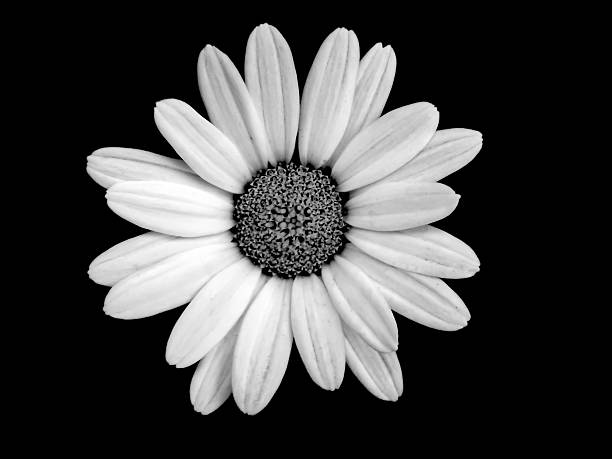
#> input picture W4/0. All/Code files/flower.jpg, 612 x 459 px
$ jupyter execute '1. The Convolution Operation in Image Processing.ipynb'
#> lines starting #> are read from the running program, lines starting #| are printed output that depends on the picture
# 1. The Convolution Operation in Image Processing

### About this notebook

This notebook was used in the 50.039 Deep Learning course at the Singapore University of Technology and Design.

**Author:** Matthieu DE MARI (matthieu_demari@sutd.edu.sg)

**Version:** 1.0 (10/02/2023)

**Requirements:**
- Python 3 (tested on v3.9.6)
- Matplotlib (tested on v3.5.1)
- Numpy (tested on v1.22.1)
- Pillow (tested on v9.3.0)
- Scipy (tested on v1.9.3)

### Imports

[cell 1]
# Matplotlib
import matplotlib.pyplot as plt
from matplotlib import cm
# Numpy
import numpy as np
# Pillow
from PIL import Image
# Scipy
from scipy.signal import correlate

### Loading an image for testing

To discuss the convolution operation, we will first load an image, from file, using the prompt below.

[cell 2]
# Open the image and convert it to grayscale
im = Image.open('flower.jpg').convert('L')

# Convert the image to a NumPy array
im_array = np.array(im)

# Print the shape of the array
print(im_array.shape)
#| (459, 612)

[cell 3]
# Display image in matplotlib
plt.imshow(im_array, cmap = 'gray')
plt.show()

### The convolution operation, explained

Convolution is a mathematical operation that is used to compute the output of a linear filter from an input image. It is a fundamental operation in image processing and computer vision, and is used to apply various kinds of image filters, such as blur, sharpen, edge detection, and so on. In the context of image processing, convolution is used to extract features from an image by applying a set of weights (also known as a kernel or filter) to each pixel in the image. The result of the convolution operation is a new image, where each pixel is a weighted sum of the pixels in the original image.

The convolution operation is applied to each pixel in the image, with the kernel being moved across the entire image. At each position, the kernel is multiplied element-wise with the pixels under it, and then the sum of these products is taken as the output value for that position.

In practice, the kernel is typically small, defined as a square matrix with odd dimensions (typically, $3 \times 3$ or $5 \times 5$) and the convolution is applied only over the valid pixels of the image.

Below, we have a $ 5 \times 5 $ image (in blue), being convolved by a $ 3 \times 3 $ kernel $ K $ (not shown), with values set as

$$ K = \frac{1}{9} \left( \begin{array}{ccc} 1 & 1 & 1 \\
1 & 1 & 1\\
1 & 1 & 1\\
\end{array} \right)$$

The result is a $ 3 \times 3 $ image (in green), and the pixel values are calculated by summing and averaging all the pixel values in the dark blue neighbourhood (rounded to one decimal). Do note that the image size has decreased after the convolution operation (from $ 5 \times 5 $ to $ 3 \times 3 $).

We implement the convolution operation in the function below.

[cell 4]
# Our convolution function
def convolution(image, kernel):
    # Flip the kernel (optional)
    kernel = np.flipud(np.fliplr(kernel))

    # Get the dimensions of the image and kernel
    image_rows, image_cols = image.shape
#> image_rows = 459; image_cols = 612
    kernel_rows, kernel_cols = kernel.shape

    # Convolve using Numpy
    output = correlate(image, kernel, mode = 'valid')
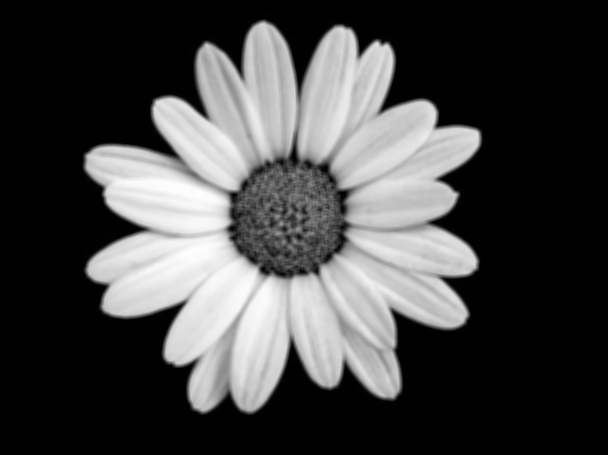
#> output: shape (455, 608) float64; min 0.04, max 254.4, mean 70.1

    # Note that this is equivalent to this
    '''
    # Loop through the image, applying the convolution
    output = np.zeros_like(image)
    for x in range(image_rows - kernel_rows + 1):
        for y in range(image_cols - kernel_cols + 1):
            output[x, y] = (kernel * image[x:x+kernel_rows, y:y+kernel_cols]).sum()
    '''
    return output

The magic for this operation then happens when deciding on a kernel to use. The kernel below will typically produce a new image, which consists of a blurred version of the input one. This is a typical image processing operation, commonly refered to as the blur kernel. The kernel simply consists of a square matrix, here defined as a $ 5 \times 5 $ one, containing constant values an equal values, summing up to 1. This kernel is applied to each pixel in the image by performing a 2-dimensional convolution with the image. The resulting value for each pixel is the average of the pixel values in its local neighborhood.

[cell 5]
# Blur kernel
kernel = np.array([[1, 1, 1, 1, 1],
                    [1, 1, 1, 1, 1],
                    [1, 1, 1, 1, 1],
                    [1, 1, 1, 1, 1],
                    [1, 1, 1, 1, 1]])/25
image_conv = convolution(im_array, kernel)
print(image_conv.shape)
#| (455, 608)

[cell 6]
# Display image in matplotlib
plt.imshow(image_conv, cmap = 'gray')
plt.show()

The effect of this transformation is an image that looks blurred, as shown below.

[cell 7]
# Blur
kernel = np.array([[1, 1, 1, 1, 1],
                    [1, 1, 1, 1, 1],
                    [1, 1, 1, 1, 1],
                    [1, 1, 1, 1, 1],
                    [1, 1, 1, 1, 1]])/25
image_conv_more = convolution(image_conv, kernel)
#> in convolution (call 2), `output = correlate(image, kernel, mode = 'valid')`:
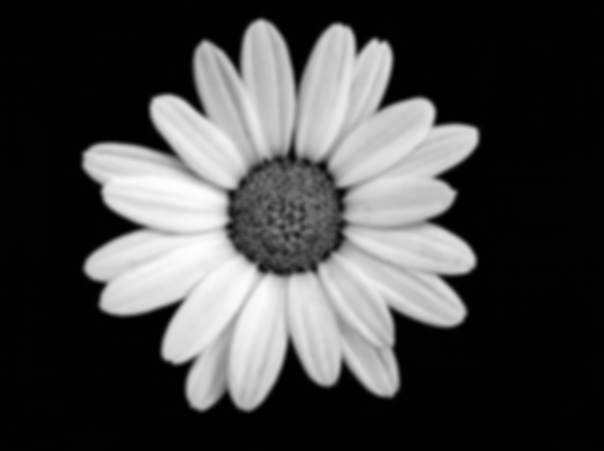
#> output: shape (451, 604) float64; min 0.323, max 253.8, mean 71.1
print(image_conv_more.shape)
#| (451, 604)

[cell 8]
# Display image in matplotlib
plt.imshow(image_conv_more, cmap = 'gray')
plt.show()

Convolutions can be applied multiple times in a row to increase the image transformation even more.

[cell 9]
# Blur
kernel = np.array([[1, 1, 1, 1, 1],
                    [1, 1, 1, 1, 1],
                    [1, 1, 1, 1, 1],
                    [1, 1, 1, 1, 1],
                    [1, 1, 1, 1, 1]])/25
image_conv_even_more = convolution(image_conv_more, kernel)
#> in convolution (call 3), `output = correlate(image, kernel, mode = 'valid')`:
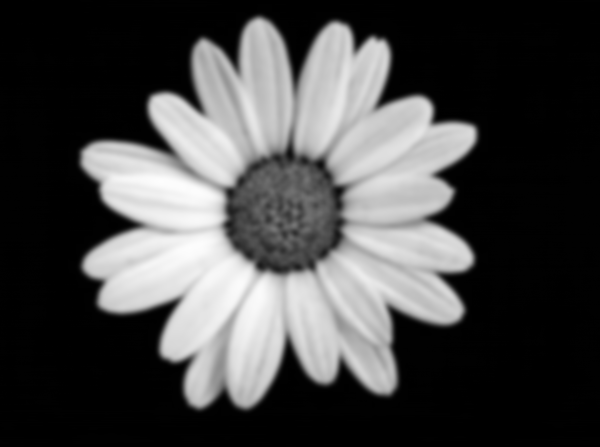
#> output: shape (447, 600) float64; min 0.525, max 253.3, mean 72.2
print(image_conv_even_more.shape)
#| (447, 600)

[cell 10]
# Display image in matplotlib
plt.imshow(image_conv_even_more, cmap = 'gray')
plt.show()

### Using the convolution operation for edge detection

Edge detection is a technique used in image processing to identify boundaries or edges in an image. One way to perform edge detection using convolutions is by applying a filter that is sensitive to changes in pixel intensity values.

The most common filter used for edge detection is the Prewitt filter, which is a $ 3 \times 3 $ convolution kernel that is applied to each pixel in the image. The Prewitt filter is designed to detect edges in the horizontal and vertical directions and can be represented by the following kernels:

$$ \left( \begin{array}{ccc} -1  & 0 & 1 \\
-1  & 0 & 1\\
-1  & 0 & 1\\
\end{array} \right)$$

and

$$ \left( \begin{array}{ccc} 1  & 1 & 1 \\
0 & 0 & 0\\
-1 & -1 & 1\\
\end{array} \right)$$

These kernels are applied to the image by performing a 2-dimensional convolution with the image. The resulting value for each pixel is an approximation of the gradient magnitude in the horizontal or vertical direction, which will correspond to image locations where there is a drastic change in the value of pixels (or in other words, an edge).

We show the effect of the horizontal and vertical Prewitt kernels, below.

[cell 11]
# Trying one kernel (Prewitt kernel for horizontal edges)
kernel1 = np.array([[1, 1, 1],[0, 0, 0],[-1, -1, -1]])
image_conv1 = convolution(im_array, kernel1)
#> in convolution (call 4), `output = correlate(image, kernel, mode = 'valid')`:
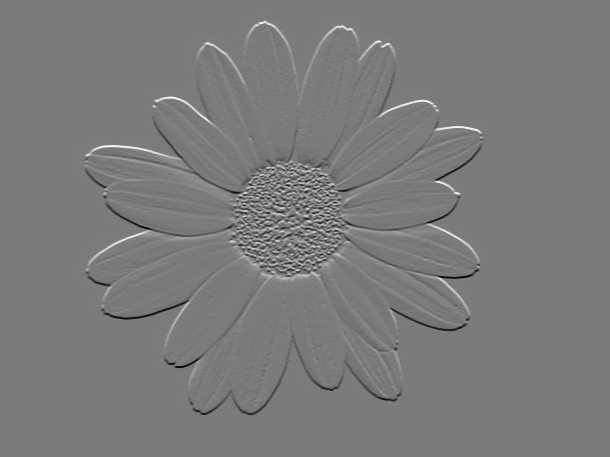
#> output: shape (457, 610) int64; min -649, max 689, mean 0; drawn with min black and max white
print(image_conv1.shape)
#| (457, 610)

[cell 12]
# Display image in matplotlib
plt.imshow(image_conv1, cmap = 'gray')
plt.show()

[cell 13]
# Trying one kernel (Prewitt kernel for vertical edges)
kernel2 = np.array([[-1, 0, 1], [-1, 0, 1],[-1, 0, 1]])
image_conv2 = convolution(im_array, kernel2)
#> in convolution (call 5), `output = correlate(image, kernel, mode = 'valid')`:
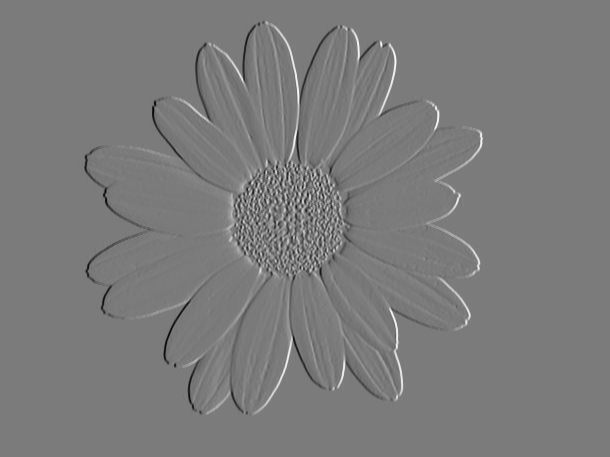
#> output: shape (457, 610) int64; min -672, max 715, mean 0; drawn with min black and max white
print(image_conv2.shape)
#| (457, 610)

[cell 14]
# Display image in matplotlib
plt.imshow(image_conv2, cmap = 'gray')
plt.show()

We might even try different kernels for different effects.

Given the values in the kernel below, can you guess what its effect will be?

[cell 15]
# Trying one kernel (Another Prewitt kernel?)
kernel3 = np.array([[ 1,  0, -1], [ 0,  0,  0], [-1,  0,  1]])
image_conv3 = convolution(im_array, kernel3)
#> in convolution (call 6), `output = correlate(image, kernel, mode = 'valid')`:
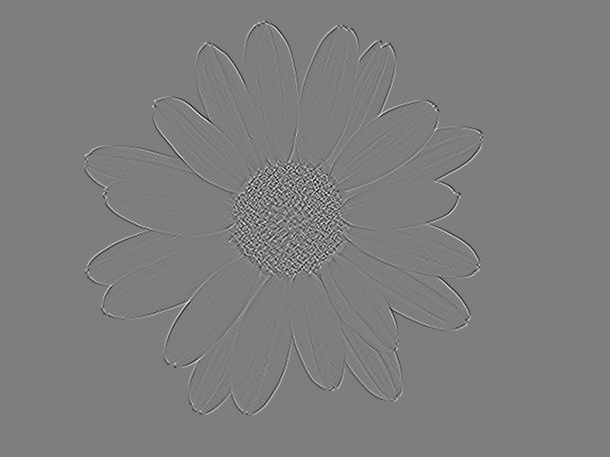
#> output: shape (457, 610) int64; min -348, max 355, mean 0; drawn with min black and max white
print(image_conv3.shape)
#| (457, 610)

[cell 16]
# Display image in matplotlib
plt.imshow(image_conv3, cmap = 'gray')
plt.show()

### Blur and Sharpen

Another kernel we have seen before is the blur one, and we have seen that it can be repeated multiple times to increase the blur effect.

[cell 17]
# Blur with 3 by 3 kernel, 10 times in a row
kernel4 = np.array([[1, 1, 1], [1, 1, 1],[1, 1, 1]])/9
image_conv4 = convolution(im_array, kernel4)
#> in convolution (call 7), `output = correlate(image, kernel, mode = 'valid')`:
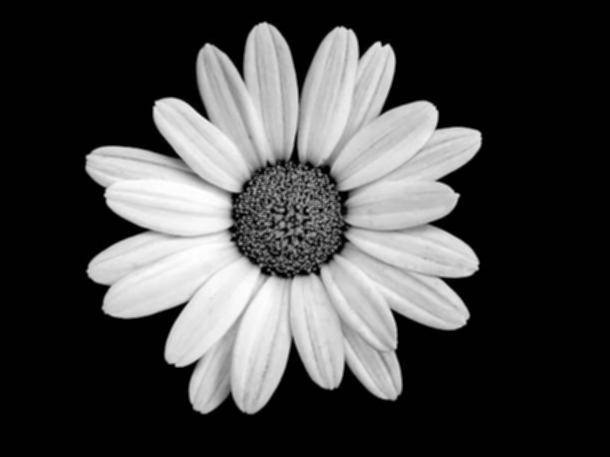
#> output: shape (457, 610) float64; min -1.86e-14, max 254.9, mean 69.5; drawn with min black and max white
image_conv4 = convolution(image_conv4, kernel4)
image_conv4 = convolution(image_conv4, kernel4)
image_conv4 = convolution(image_conv4, kernel4)
image_conv4 = convolution(image_conv4, kernel4)
image_conv4 = convolution(image_conv4, kernel4)
image_conv4 = convolution(image_conv4, kernel4)
image_conv4 = convolution(image_conv4, kernel4)
image_conv4 = convolution(image_conv4, kernel4)
#> in convolution (call 15), `output = correlate(image, kernel, mode = 'valid')`:
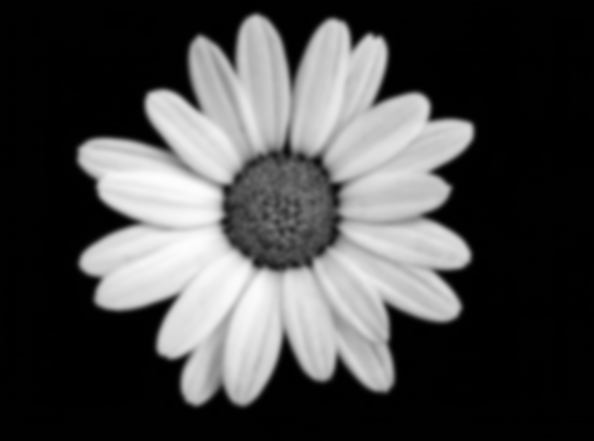
#> output: shape (441, 594) float64; min 0.628, max 253.3, mean 73.9
image_conv4 = convolution(image_conv4, kernel4)
image_conv4 = convolution(image_conv4, kernel4)
#> in convolution (call 17), `output = correlate(image, kernel, mode = 'valid')`:
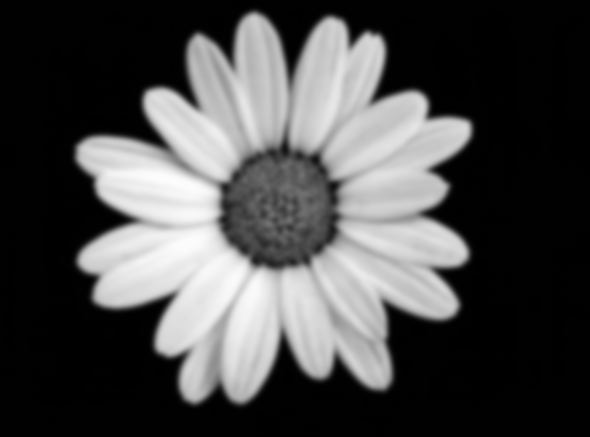
#> output: shape (437, 590) float64; min 0.744, max 253, mean 75.1
print(image_conv4.shape)
#| (437, 590)

[cell 18]
# Display image in matplotlib
plt.imshow(image_conv4, cmap = 'gray')
plt.show()

The opposite of blurring consists of sharpening an image, using convolution involves applying a kernel (matrix) to the image. This operation enhances contrast, i.e. enhances the edges and high-frequency details. The kernel is typically a small matrix with positive and negative values that are used to adjust the brightness of the pixels in the image.

[cell 19]
# Sharpen (= improve contrast)
kernel5 = np.array([[0, -1, 0], [-1, 5, -1], [0, -1, 0]])
image_conv5 = convolution(im_array, kernel5)
#> in convolution (call 18), `output = correlate(image, kernel, mode = 'valid')`:
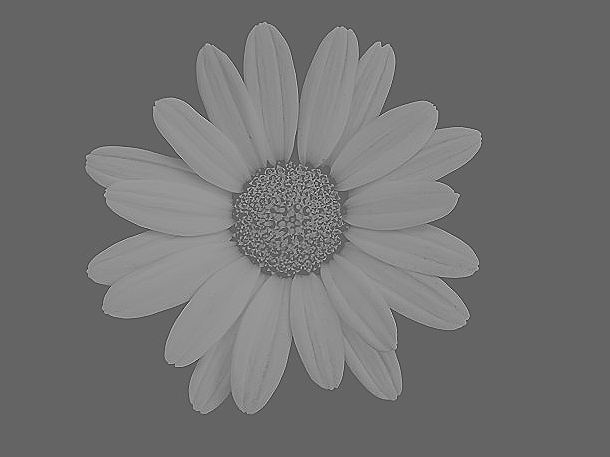
#> output: shape (457, 610) int64; min -495, max 763, mean 69.5; drawn with min black and max white
print(image_conv5.shape)
#| (457, 610)

[cell 20]
# Display image in matplotlib
plt.imshow(image_conv5, cmap = 'gray')
plt.show()

### Visualizing all images and transformations

[cell 21]
# Display all
fig, axes = plt.subplots(2, 3, figsize = (15, 10))

# Display the images
axes[0, 0].imshow(im_array, cmap = 'gray')
axes[0, 0].set_title('Original Image')
axes[0, 1].imshow(image_conv1, cmap = 'gray')
axes[0, 1].set_title('Horizontal Edge\n Detection')
axes[0, 2].imshow(image_conv2, cmap = 'gray')
axes[0, 2].set_title('Vertical Edge\n Detection')
axes[1, 0].imshow(image_conv3, cmap = 'gray')
axes[1, 0].set_title('Horizontal and Vertical\n Edge Detection')
axes[1, 1].imshow(image_conv4, cmap = 'gray')
axes[1, 1].set_title('Blur')
axes[1, 2].imshow(image_conv5, cmap = 'gray')
axes[1, 2].set_title('Sharpen')

# Adjust the layout
plt.tight_layout()

# Show the figure
plt.show()
